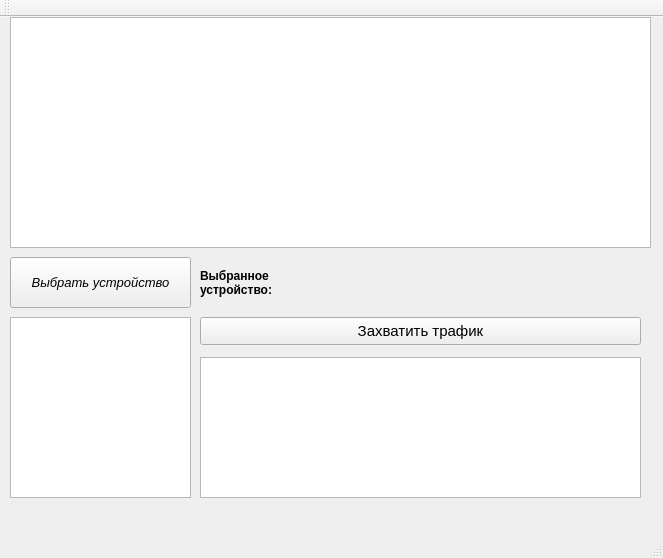
<?xml version="1.0" encoding="UTF-8"?>
<ui version="4.0">
 <class>MainWindow</class>
 <widget class="QMainWindow" name="MainWindow">
  <property name="geometry">
   <rect>
    <x>0</x>
    <y>0</y>
    <width>663</width>
    <height>558</height>
   </rect>
  </property>
  <property name="font">
   <font>
    <weight>50</weight>
    <italic>true</italic>
    <bold>false</bold>
   </font>
  </property>
  <property name="windowTitle">
   <string>MainWindow</string>
  </property>
  <widget class="QWidget" name="centralWidget">
   <widget class="QListWidget" name="listWidget">
    <property name="geometry">
     <rect>
      <x>10</x>
      <y>0</y>
      <width>641</width>
      <height>231</height>
     </rect>
    </property>
   </widget>
   <widget class="QPushButton" name="Button1">
    <property name="geometry">
     <rect>
      <x>10</x>
      <y>240</y>
      <width>181</width>
      <height>51</height>
     </rect>
    </property>
    <property name="sizePolicy">
     <sizepolicy hsizetype="Maximum" vsizetype="Fixed">
      <horstretch>0</horstretch>
      <verstretch>0</verstretch>
     </sizepolicy>
    </property>
    <property name="font">
     <font>
      <pointsize>10</pointsize>
     </font>
    </property>
    <property name="text">
     <string>Выбрать устройство</string>
    </property>
    <property name="checkable">
     <bool>false</bool>
    </property>
    <property name="autoDefault">
     <bool>false</bool>
    </property>
   </widget>
   <widget class="QLabel" name="label1">
    <property name="geometry">
     <rect>
      <x>200</x>
      <y>240</y>
      <width>81</width>
      <height>51</height>
     </rect>
    </property>
    <property name="font">
     <font>
      <weight>75</weight>
      <italic>false</italic>
      <bold>true</bold>
      <stylestrategy>PreferAntialias</stylestrategy>
      <kerning>true</kerning>
     </font>
    </property>
    <property name="autoFillBackground">
     <bool>false</bool>
    </property>
    <property name="text">
     <string>Выбранное устройство:</string>
    </property>
    <property name="wordWrap">
     <bool>true</bool>
    </property>
   </widget>
   <widget class="QLabel" name="label2">
    <property name="geometry">
     <rect>
      <x>280</x>
      <y>250</y>
      <width>361</width>
      <height>31</height>
     </rect>
    </property>
    <property name="font">
     <font>
      <weight>75</weight>
      <bold>true</bold>
     </font>
    </property>
    <property name="text">
     <string/>
    </property>
    <property name="wordWrap">
     <bool>true</bool>
    </property>
   </widget>
   <widget class="QListWidget" name="listWidget_2">
    <property name="geometry">
     <rect>
      <x>10</x>
      <y>300</y>
      <width>181</width>
      <height>181</height>
     </rect>
    </property>
    <property name="isWrapping" stdset="0">
     <bool>false</bool>
    </property>
    <property name="wordWrap">
     <bool>true</bool>
    </property>
   </widget>
   <widget class="QPushButton" name="pushButton">
    <property name="geometry">
     <rect>
      <x>200</x>
      <y>300</y>
      <width>441</width>
      <height>28</height>
     </rect>
    </property>
    <property name="font">
     <font>
      <pointsize>11</pointsize>
      <italic>false</italic>
     </font>
    </property>
    <property name="text">
     <string>Захватить трафик</string>
    </property>
   </widget>
   <widget class="QListWidget" name="listWidget_3">
    <property name="geometry">
     <rect>
      <x>200</x>
      <y>340</y>
      <width>441</width>
      <height>141</height>
     </rect>
    </property>
   </widget>
  </widget>
  <widget class="QMenuBar" name="menuBar">
   <property name="geometry">
    <rect>
     <x>0</x>
     <y>0</y>
     <width>663</width>
     <height>26</height>
    </rect>
   </property>
  </widget>
  <widget class="QToolBar" name="mainToolBar">
   <attribute name="toolBarArea">
    <enum>TopToolBarArea</enum>
   </attribute>
   <attribute name="toolBarBreak">
    <bool>false</bool>
   </attribute>
  </widget>
  <widget class="QStatusBar" name="statusBar"/>
 </widget>
 <layoutdefault spacing="6" margin="11"/>
 <resources/>
 <connections/>
</ui>
